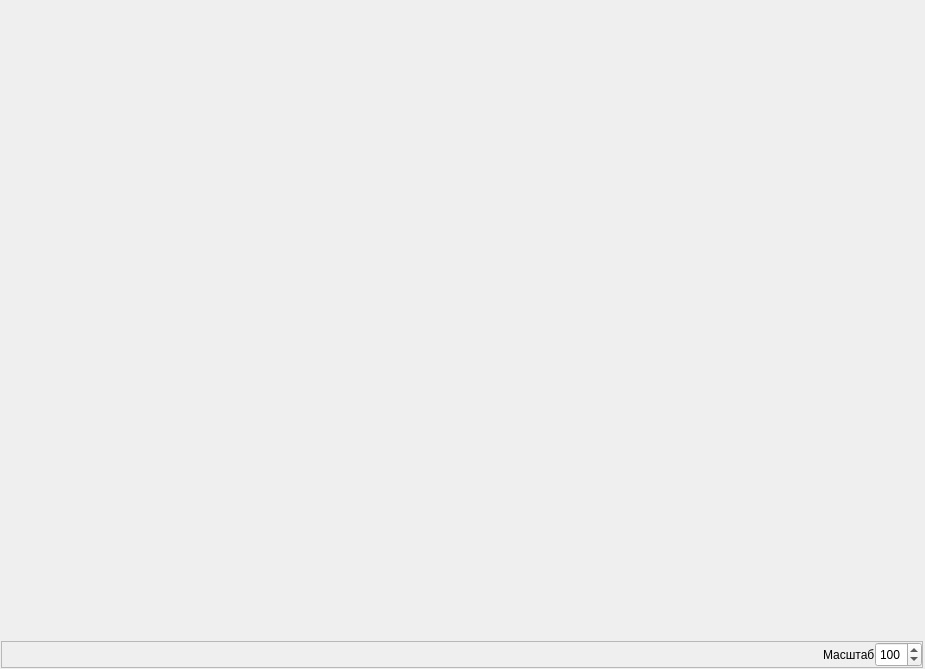
<?xml version="1.0" encoding="UTF-8"?>
<ui version="4.0">
 <class>am_spec_widget</class>
 <widget class="QWidget" name="am_spec_widget">
  <property name="geometry">
   <rect>
    <x>0</x>
    <y>0</y>
    <width>925</width>
    <height>669</height>
   </rect>
  </property>
  <property name="windowTitle">
   <string>MatrixWeb</string>
  </property>
  <property name="styleSheet">
   <string notr="true"/>
  </property>
  <layout class="QGridLayout" name="gridLayout">
   <property name="leftMargin">
    <number>1</number>
   </property>
   <property name="topMargin">
    <number>1</number>
   </property>
   <property name="rightMargin">
    <number>1</number>
   </property>
   <property name="bottomMargin">
    <number>1</number>
   </property>
   <property name="horizontalSpacing">
    <number>1</number>
   </property>
   <property name="verticalSpacing">
    <number>2</number>
   </property>
   <item row="3" column="0">
    <widget class="QFrame" name="frame">
     <property name="frameShape">
      <enum>QFrame::StyledPanel</enum>
     </property>
     <property name="frameShadow">
      <enum>QFrame::Raised</enum>
     </property>
     <layout class="QHBoxLayout" name="horizontalLayout">
      <property name="spacing">
       <number>0</number>
      </property>
      <property name="leftMargin">
       <number>0</number>
      </property>
      <property name="topMargin">
       <number>0</number>
      </property>
      <property name="rightMargin">
       <number>0</number>
      </property>
      <property name="bottomMargin">
       <number>0</number>
      </property>
      <item>
       <spacer name="horizontalSpacer">
        <property name="orientation">
         <enum>Qt::Horizontal</enum>
        </property>
        <property name="sizeHint" stdset="0">
         <size>
          <width>40</width>
          <height>20</height>
         </size>
        </property>
       </spacer>
      </item>
      <item>
       <widget class="QLabel" name="label">
        <property name="text">
         <string>Масштаб</string>
        </property>
       </widget>
      </item>
      <item>
       <widget class="QSpinBox" name="sbZoom">
        <property name="minimumSize">
         <size>
          <width>0</width>
          <height>25</height>
         </size>
        </property>
        <property name="maximumSize">
         <size>
          <width>50</width>
          <height>25</height>
         </size>
        </property>
        <property name="wrapping">
         <bool>false</bool>
        </property>
        <property name="frame">
         <bool>true</bool>
        </property>
        <property name="keyboardTracking">
         <bool>false</bool>
        </property>
        <property name="showGroupSeparator" stdset="0">
         <bool>false</bool>
        </property>
        <property name="minimum">
         <number>50</number>
        </property>
        <property name="maximum">
         <number>300</number>
        </property>
        <property name="singleStep">
         <number>25</number>
        </property>
        <property name="value">
         <number>100</number>
        </property>
       </widget>
      </item>
     </layout>
    </widget>
   </item>
   <item row="0" column="0" colspan="2">
    <widget class="QTabWidget" name="tabWidget">
     <property name="enabled">
      <bool>true</bool>
     </property>
     <property name="styleSheet">
      <string notr="true">QTabBar
{
	font-size: 10pt;
}

QTabWidget::pane { /* The tab widget frame */
      border-top: 1px solid #C2C7CB;
     /* position: absolute;*/
      /*top: -0.5em;*/
top: -1px;
  }

  QTabWidget::tab-bar {
      /*alignment: center;*/
  }

  /* Style the tab using the tab sub-control. Note that
      it reads QTabBar _not_ QTabWidget */
  QTabBar::tab {
      background: qlineargradient(x1: 0, y1: 0, x2: 0, y2: 1,
                                  stop: 0 #E1E1E1, stop: 0.4 #DDDDDD,
                                  stop: 0.5 #D8D8D8, stop: 1.0 #D3D3D3);
      border: 1px solid #C4C4C3;
      border-bottom-color: #C2C7CB; /* same as the pane color */
      border-top-left-radius: 0px;
      border-top-right-radius: 6px;
      min-width: 8ex;
      padding: 5px;
  }

  QTabBar::tab:selected, QTabBar::tab:hover {
      background: qlineargradient(x1: 0, y1: 0, x2: 0, y2: 1,
                                  stop: 0 #fafafa, stop: 0.4 #f4f4f4,
                                  stop: 0.5 #e7e7e7, stop: 1.0 #fafafa);
  }

  QTabBar::tab:selected {
      border-color: #9B9B9B;
      border-bottom-color: #C2C7CB; /* same as pane color */
  }

QTabBar::tab:disabled {
    width: 25px;
    color: transparent;
    background: transparent;
    border: 0px solid #C4C4C3;
 }</string>
     </property>
     <property name="tabPosition">
      <enum>QTabWidget::North</enum>
     </property>
     <property name="tabShape">
      <enum>QTabWidget::Rounded</enum>
     </property>
     <property name="currentIndex">
      <number>-1</number>
     </property>
     <property name="elideMode">
      <enum>Qt::ElideNone</enum>
     </property>
     <property name="usesScrollButtons">
      <bool>true</bool>
     </property>
     <property name="documentMode">
      <bool>false</bool>
     </property>
     <property name="tabsClosable">
      <bool>false</bool>
     </property>
     <property name="tabBarAutoHide">
      <bool>false</bool>
     </property>
    </widget>
   </item>
  </layout>
 </widget>
 <layoutdefault spacing="6" margin="11"/>
 <resources>
  <include location="cm_spec_web.qrc"/>
 </resources>
 <connections/>
</ui>
